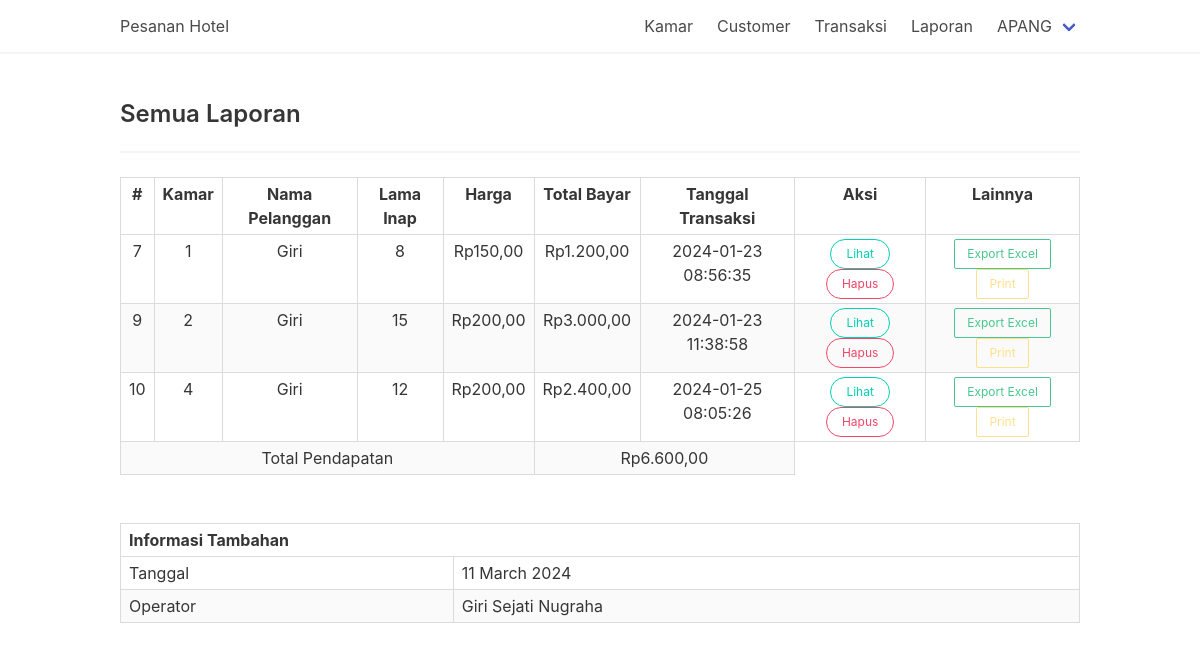
Screenshot of /laporan.php (signed in) with the database file from the repository.
### tables this page shows
CREATE TABLE `transaksi` (
  `id_transaksi` int(11) NOT NULL,
  `kamar` varchar(30) NOT NULL,
  `nm_user` varchar(40) NOT NULL,
  `lama_inap` int(11) NOT NULL,
  `tgl_transaksi` datetime NOT NULL
);

CREATE TABLE `kamar` (
  `id_kamar` int(11) NOT NULL,
  `kamar` varchar(30) NOT NULL,
  `harga` decimal(10,0) NOT NULL,
  `deskripsi` text NOT NULL
);

### config/function.php (called while the page is built, shortened)
<?php
function money($number)
{
    return 'Rp' . number_format($number, 2, ',', '.');
}
function isAuth()
{
    return isset($_SESSION['auth_user']);
}

### laporan.php (the view, shortened to what this page needs)
<?php
require_once "template/theHeader.php";
?>
<div class="level">
    <div class="level-left">
        <div class="level-item">
            <h1 class="title is-4">Semua Laporan</h1>
        </div>
    </div>
</div>
<hr>
<div class="table-container">
    <table class="table is-fullwidth is-bordered is-striped is-hoverable is-narrow has-text-centered">
        <thead>
            <tr>
                <th>#</th>
                <th>Kamar</th>
                <th>Nama Pelanggan</th>
                <th>Lama Inap</th>
                <th>Harga</th>
                <th>Total Bayar</th>
                <th>Tanggal Transaksi</th>
                <th>Aksi</th>
                <th>Lainnya</th>
            </tr>
        </thead>
        <tbody
            <?php
            $sql = "SELECT * FROM transaksi";
            $query = $conn->prepare($sql);
            $query->execute();
            $total = 0;
            while ($item = $query->fetch(PDO::FETCH_OBJ)) {
                $sqlKamar = sprintf("SELECT * FROM kamar WHERE kamar = '%s'", $item->kamar);
                $queryKamar = $conn->prepare($sqlKamar);
                $queryKamar->execute();
                $itemKamar = $queryKamar->fetch(PDO::FETCH_OBJ);
                $harga = $itemKamar->harga;
                $subtotal = $harga * $item->lama_inap;
                $total += $subtotal;
            ?>
                <tr>
                    <td><?= $item->id_transaksi; ?></td>
                    <td><?= $item->kamar; ?></td>
                    <td><?= $item->nm_user; ?></td>
                    <td><?= $item->lama_inap; ?></td>
                    <td><?= money($harga); ?></td>
                    <td><?= money($subtotal); ?></td>
                    <td><?= $item->tgl_transaksi; ?></td>
                    <td>
                        <a href="laporan-show.php?id=<?= $item->id_transaksi; ?>" class="button is-small is-rounded is-outlined is-primary">
                            Lihat
                        </a>
                        <a href="?hapus=<?= $item->id_transaksi; ?>" class="button is-small is-rounded is-outlined is-danger" onclick="return confirm('Apakah Anda yakin ingin menghapus data tersebut?');">
                            Hapus
                        </a>
                    </td>
                    <td>
                        <a href="export-excel.php?id=<?= $item->id_transaksi; ?>" class="button is-small is-success is-outlined is-primary">
                            Export Excel
                        </a>
                        <a href="javascript:void(0);" onclick="window.print();" class="button is-small is-success is-outlined is-warning">
                            Print
                        </a>
                    </td>
                </tr>
            <?php } ?>
            <tr>
                <td colspan="5">Total Pendapatan</td>
                <td colspan="2"><?= money($total) ?></td>
            </tr>
        </tbody>
    </table>
</div>
<div class="table-container">
    <table class="table is-fullwidth is-bordered is-striped is-hoverable is-narrow is-primary mt-5">
        <thead>
            <tr>
                <th colspan="2">Informasi Tambahan</th>
            </tr>
        </thead>
        <tbody>
            <tr>
                <td>Tanggal</td>
                <td><?= date('d F Y') ?></td>
            </tr>
            <tr>
                <td>Operator</td>
                <td>Giri Sejati Nugraha</td>
            </tr>
        </tbody>
    </table>
</div>
</body>
</html>
<?php
require_once "template/theFooter.php"
?>

### template/theHeader.php (shortened to what this page needs)
<!DOCTYPE html>
<html lang="en">
<head>
    <link rel='stylesheet' href='https://cdnjs.cloudflare.com/ajax/libs/bulma/0.9.2/css/bulma.min.css' />
</head>
<body>
    <nav class="navbar has-shadow">
        <div class="container">
            <div class="navbar-brand">
                <a href="index.php" class="navbar-item">Pesanan Hotel</a>
            </div>
            <div class="navbar-menu" id="navbarBasicExample">
                <div class="navbar-end">
                    <?php if (isAuth()) { ?>
                        <a href="kamar.php" class="navbar-item is-tab">Kamar</a>
                        <a href="customer.php" class="navbar-item is-tab">Customer</a>
                        <a href="transaksi.php" class="navbar-item is-tab">Transaksi</a>
                        <a href="laporan.php" class="navbar-item is-tab">Laporan</a>
                        <div class="navbar-item has-dropdown is-hoverable">
                            <a class="navbar-link"><?= $_SESSION['auth_name'] ?></a>
                        </div>
                        <?php } else { ?>
                        <a href="login.php" class="navbar-item is-tab">Masuk</a>
                        <a href="register.php" class="navbar-item is-tab">Daftar</a>
                    <?php } ?>
                </div>
            </div>
        </div>
    </nav>
    <section class="section">
        <div class="container">

### template/theFooter.php (shortened to what this page needs)
</body>
</html>

### rows the page displays
transaksi: id_transaksi "7", kamar "1", nm_user "Giri", lama_inap "8", kamar.harga "Rp150,00", lama_inap.harga "Rp1.200,00", tgl_transaksi "2024-01-23 08:56:35"
transaksi: id_transaksi "9", kamar "2", nm_user "Giri", lama_inap "15", kamar.harga "Rp200,00", lama_inap.harga "Rp3.000,00", tgl_transaksi "2024-01-23 11:38:58"
transaksi: id_transaksi "10", kamar "4", nm_user "Giri", lama_inap "12", kamar.harga "Rp200,00", lama_inap.harga "Rp2.400,00", tgl_transaksi "2024-01-25 08:05:26"

### other values shown
$_SESSION['auth_name'] "APANG"
money($total) "Rp6.600,00"
